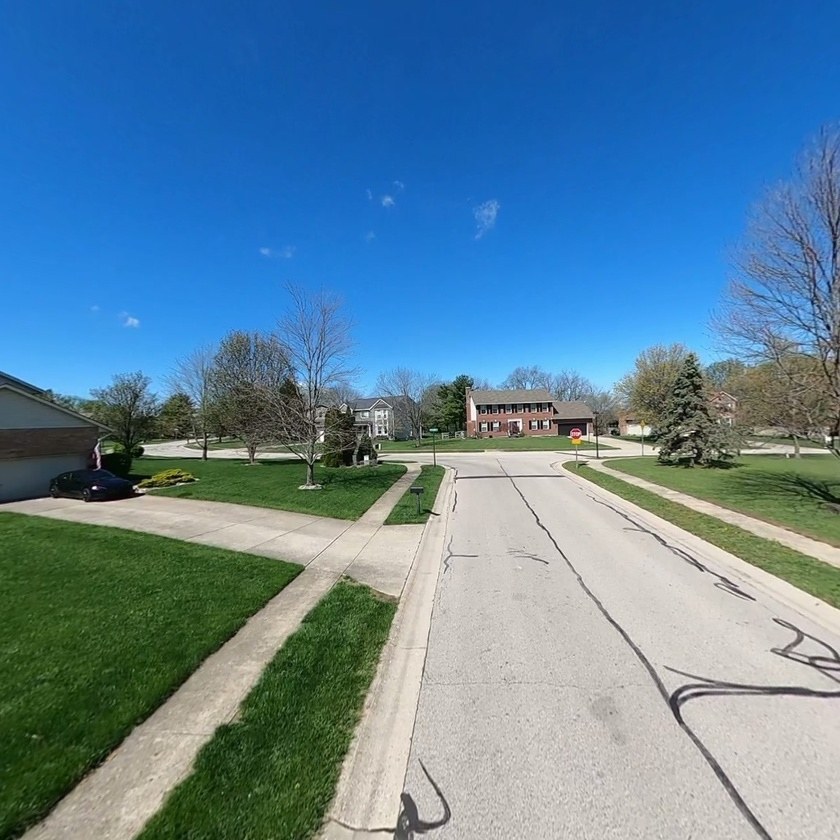
#> input picture gopromax_neighbour/test/0001_back.jpg, 840 x 840 px, shrunk from 1024 x 1024 before the run
$ python -i alpha_matting.py   (imports and definitions only)
#> lines starting #> are read from the running program, lines starting #| are printed output that depends on the picture; after the words box and inside, x2 and y2 are one past the last pixel; in counts of white or black regions, pixels touching at a corner belong together
#> further down, picture is the input picture: shape (840, 840, 3); mean B, G, R 156.8, 131.3, 92.9
"""
Batch sky-removal alpha mattes for cubemap face images.

Generates a soft alpha mask (255 = non-sky, 0 = sky) for every image in
``--in_dir`` using the same pipeline as ``test/mask.py``:

    1. Coarse HSV sky detection, kept only where connected to the top
       edge of the image.
    2. Trimap with FG (non-sky) / BG (sky) eroded, leaving an unknown
       band that covers thin tree branches.
    3. Closed-form alpha matting (PyMatting) inside the unknown band.

Outputs are written to ``--out_dir`` with the same basenames as the
inputs but as PNG, plus an optional RGBA copy and trimap for debug.

Usage
-----
    cd MyGaussianSplatting/gopromax_neighbour
    conda activate gopro_360
    python alpha_matting.py \
        --in_dir  data/cubemap_faces \
        --out_dir data/cubemap_faces_alpha_matting

    # also save RGBA + trimap for inspection
    python alpha_matting.py --save_rgba --save_trimap
"""

from __future__ import annotations

import argparse
import glob
import os
import sys
import time
import warnings
from concurrent.futures import ProcessPoolExecutor, as_completed

import cv2
import numpy as np

# [1 line not run here, left out]


# ─────────────────────────────────────────────────────────────────────
def coarse_sky(bgr: np.ndarray) -> np.ndarray:
    """Return uint8 mask where 255 = sky, 0 = non-sky."""
    hsv = cv2.cvtColor(bgr, cv2.COLOR_BGR2HSV)
#> hsv: shape (840, 840, 3); mean H, S, V 65.6, 128.8, 170.1
    H, S, V = cv2.split(hsv)
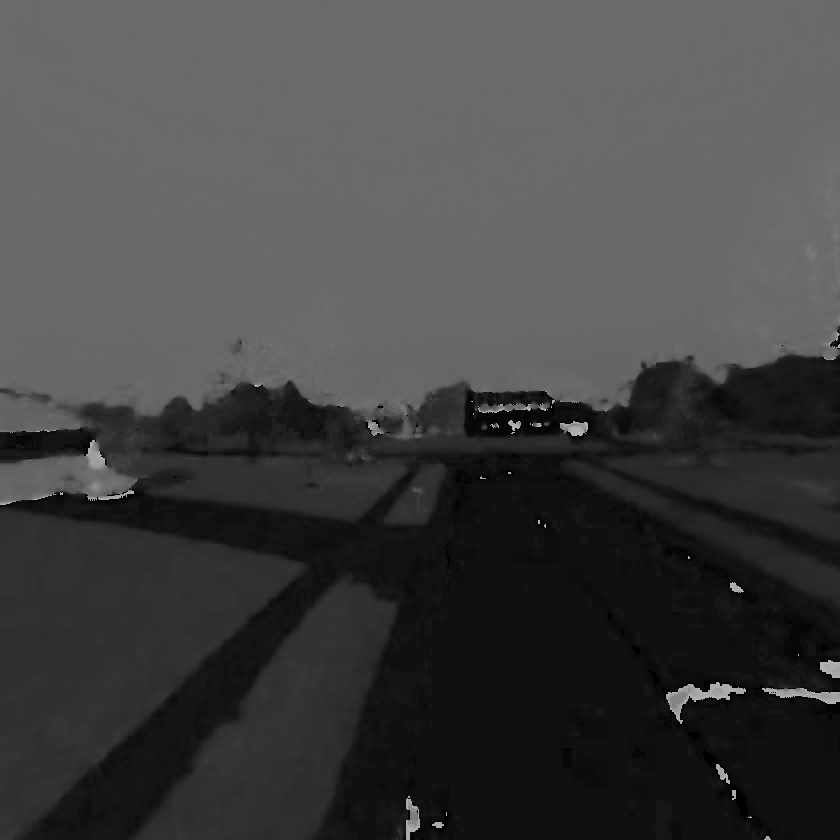
#> H: shape (840, 840); min 0, max 179, mean 65.6
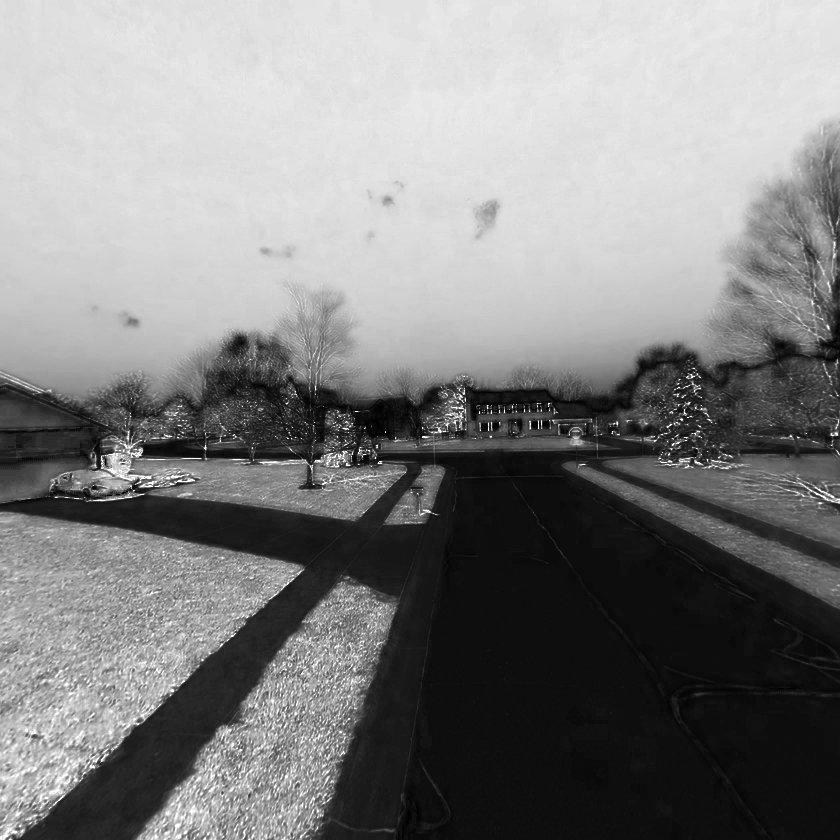
#> S: shape (840, 840); min 0, max 255, mean 128.8
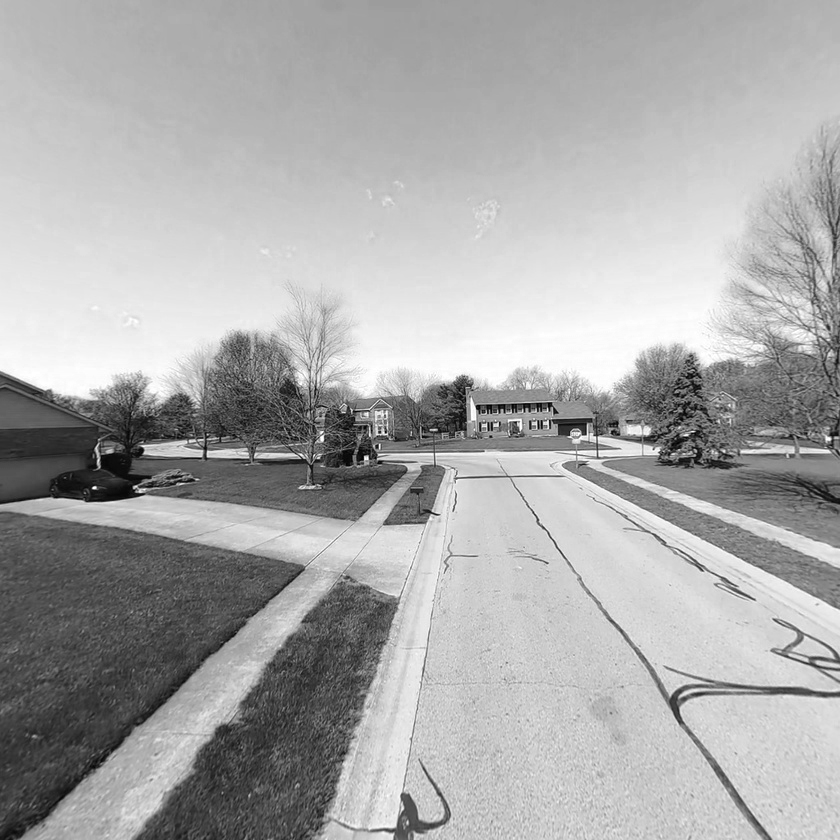
#> V: shape (840, 840); min 0, max 255, mean 170.1

    blue_sky = (H >= 90) & (H <= 135) & (S >= 25) & (V >= 110)
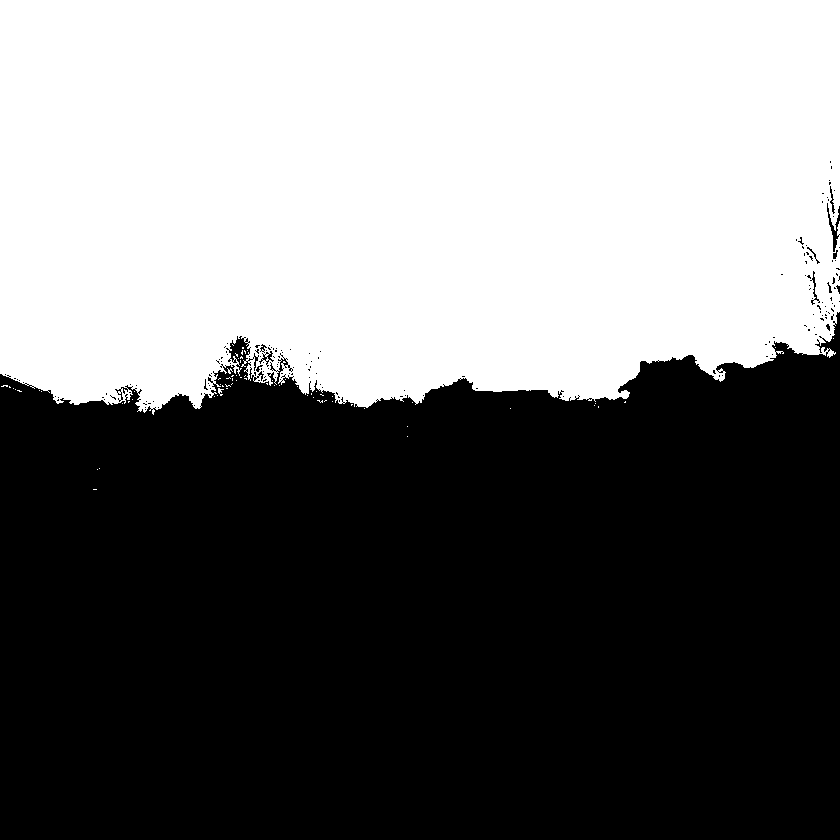
#> blue_sky: shape (840, 840) bool; 45.6% white; 69 white regions (67 under 20 px), largest, box (x1, y1, x2, y2) and area: (0, 0, 840, 415) 321411, (218, 388, 224, 396) 24
    cloud    = (S <= 35) & (V >= 200)
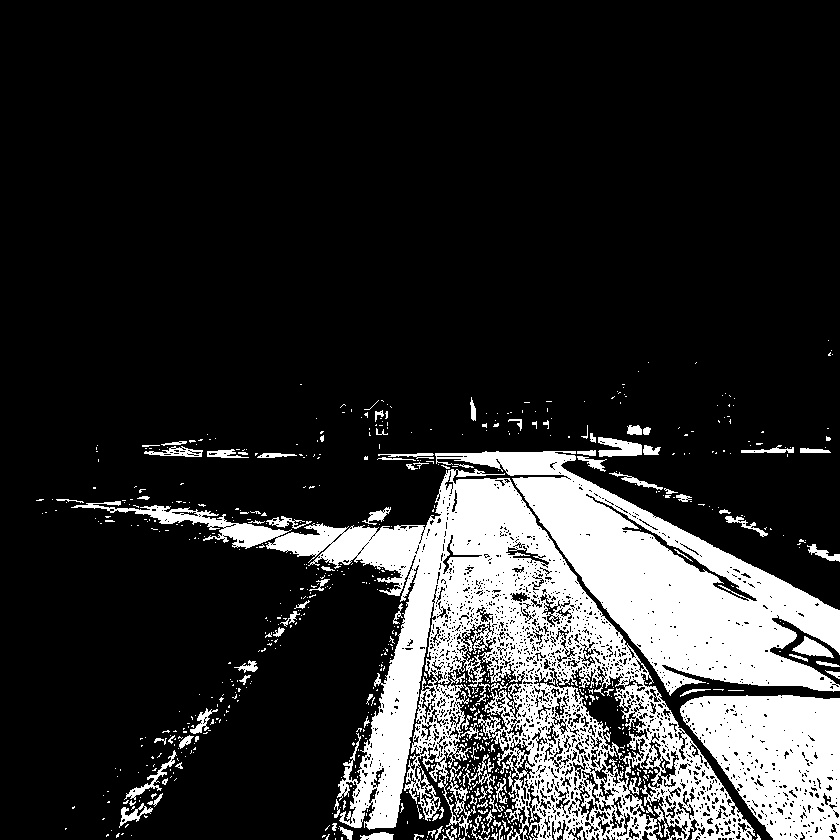
#> cloud: shape (840, 840) bool; 17.8% white; 771 white regions (664 under 20 px), largest, box (x1, y1, x2, y2) and area: (71, 469, 756, 840) 64238, (435, 451, 840, 696) 34456, (680, 695, 840, 840) 15933
    sky = (blue_sky | cloud).astype(np.uint8) * 255
#> sky: shape (840, 840); 63.4% white; 1858 black regions (1709 under 20 px), largest, box (x1, y1, x2, y2) and area: (0, 312, 840, 840) 236769, (534, 666, 649, 786) 3221, (625, 733, 688, 840) 1690

    # Keep only sky-coloured regions connected to the top edge.
    num, labels = cv2.connectedComponents(sky)
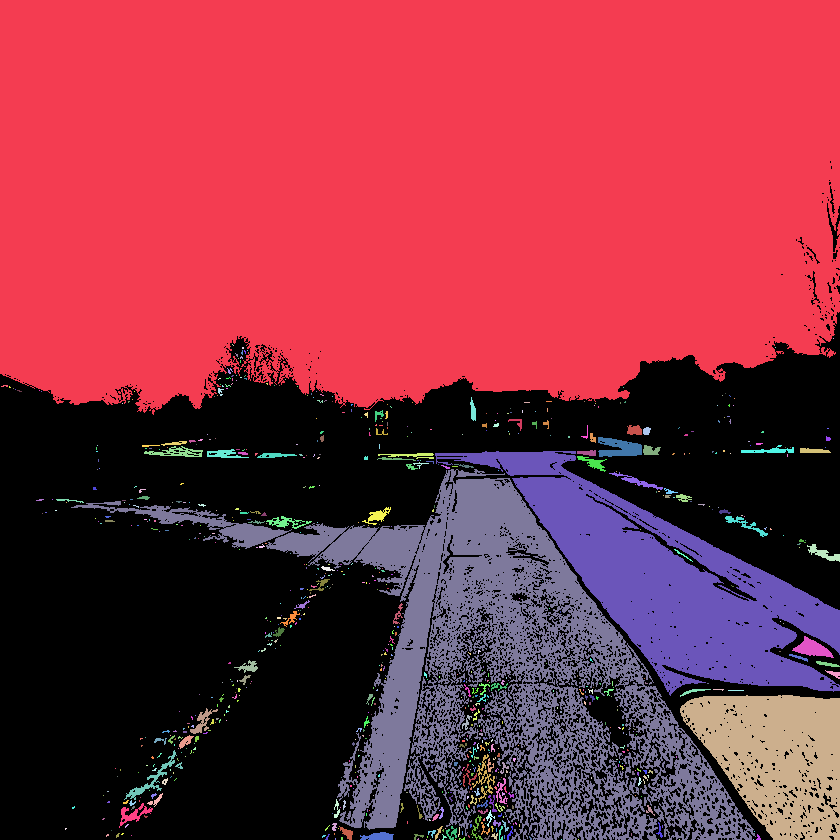
#> labels: shape (840, 840) int32; 822 distinct labels, from 0 to 821; one colour per label, 0 black
#> num = 822
    keep = np.zeros(num, dtype=bool)
    for lbl in np.unique(labels[0, :]):
        if lbl != 0:
            keep[lbl] = True
#> this loop made 1 pass
    return (keep[labels].astype(np.uint8)) * 255
#> returned value: shape (840, 840); 45.6% white; 1 white region, box (x1, y1, x2, y2) and area: (0, 0, 840, 415) 321440


# [137 lines left out: functions build_trimap, process_one, main, not called in this run]


# [2 lines not run here, left out]

>>> import cv2
>>> picture = cv2.imread('test/0001_back.jpg')
>>> result = coarse_sky(picture)
